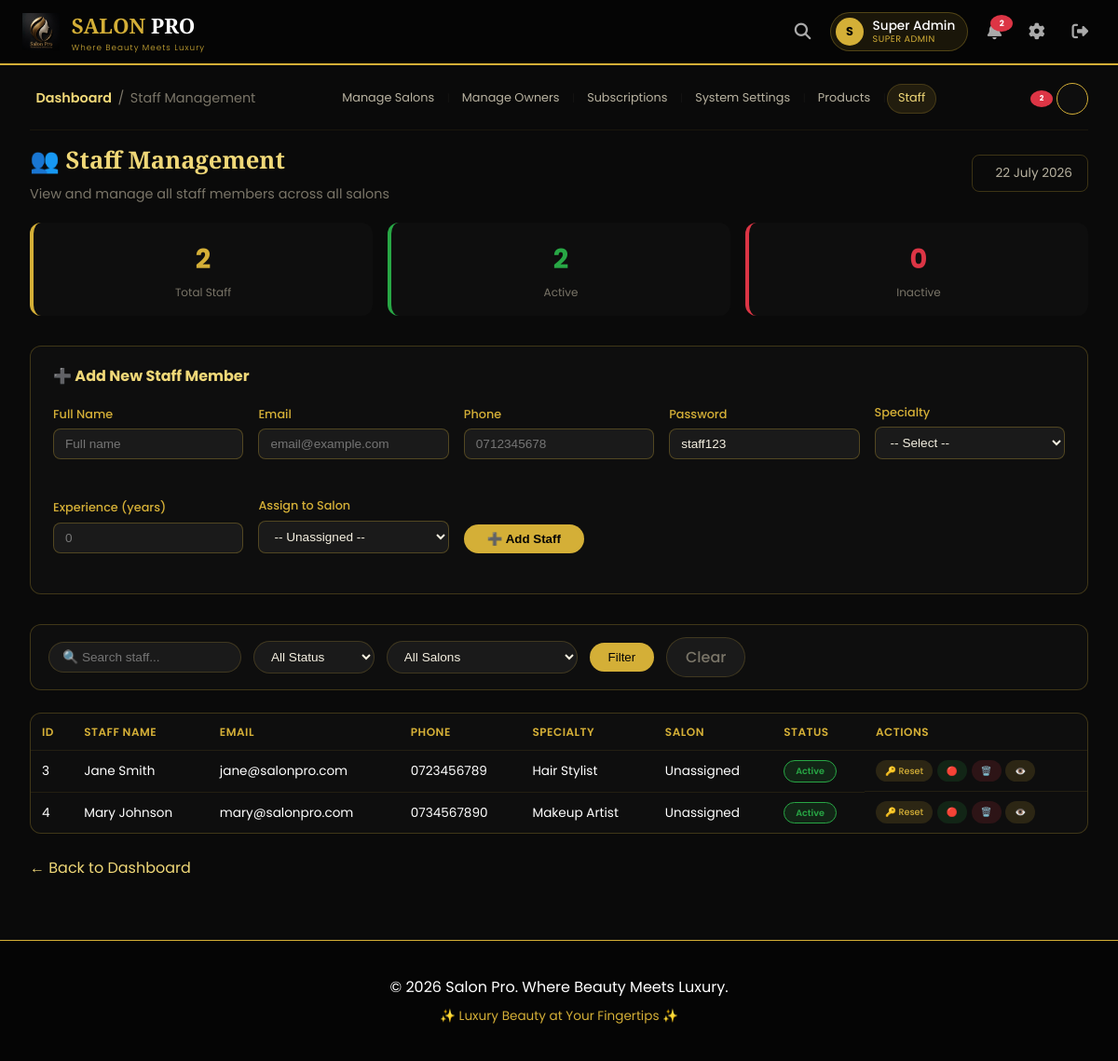
Screenshot of /super_admin/staff.php (signed in) with the database file from the repository.
### tables this page shows
CREATE TABLE IF NOT EXISTS staff_details (
    id INT AUTO_INCREMENT PRIMARY KEY,
    user_id INT NOT NULL,
    specialty VARCHAR(100),
    experience_years INT DEFAULT 0,
    bio TEXT,
    profile_image VARCHAR(255) DEFAULT 'default.jpg',
    FOREIGN KEY (user_id) REFERENCES users(id) ON DELETE CASCADE
);

CREATE TABLE IF NOT EXISTS users (
    id INT AUTO_INCREMENT PRIMARY KEY,
    full_name VARCHAR(100) NOT NULL,
    email VARCHAR(100) UNIQUE NOT NULL,
    phone VARCHAR(20) NOT NULL,
    password VARCHAR(255) NOT NULL,
    role ENUM('admin', 'staff', 'customer', 'super_admin') DEFAULT 'customer',
    is_active BOOLEAN DEFAULT TRUE,
    salon_id INT,
    created_at TIMESTAMP DEFAULT CURRENT_TIMESTAMP
);

### config/database.php (called while the page is built, shortened)
<?php
$db_host = 'localhost';
$db_user = 'root';
$db_pass = '';
$db_name = 'saloon_management_system';
$conn = mysqli_connect($db_host, $db_user, $db_pass, $db_name);
function getUnreadNotificationCount() {
    global $conn;
    $super_query = "SELECT id FROM users WHERE role = 'super_admin' LIMIT 1";
    $super_result = mysqli_query($conn, $super_query);
    $super = mysqli_fetch_assoc($super_result);
    $super_id = $super['id'];
    $query = "SELECT COUNT(*) as count FROM notifications WHERE user_id = $super_id AND is_read = 0";
    $result = mysqli_query($conn, $query);
    $data = mysqli_fetch_assoc($result);
    return $data['count'] ?? 0;
}
?>

### super_admin/staff.php (the view, shortened to what this page needs)
<?php
require_once '../config/database.php';
$search = isset($_GET['q']) ? mysqli_real_escape_string($conn, $_GET['q']) : '';
$query = "SELECT u.*, sd.specialty, sd.experience_years, s.salon_name
          FROM users u
          LEFT JOIN staff_details sd ON u.id = sd.user_id
          LEFT JOIN salons s ON u.salon_id = s.id
          WHERE u.role = 'staff'";
$query .= " ORDER BY u.full_name ASC";
$staff_result = mysqli_query($conn, $query);
$stats_query = "SELECT
    COUNT(*) as total,
    SUM(CASE WHEN is_active = 1 THEN 1 ELSE 0 END) as active,
    SUM(CASE WHEN is_active = 0 THEN 1 ELSE 0 END) as inactive
    FROM users WHERE role = 'staff'";
$stats_result = mysqli_query($conn, $stats_query);
$stats = mysqli_fetch_assoc($stats_result);
include '../includes/header.php';
?>
<div class="main-content">
    <div class="sticky-header">
        <div class="top-bar">
            <div class="top-bar-left">
                <div class="breadcrumb">
                    <span class="current">Dashboard</span>
                    <span class="sep">/</span>
                    <span class="sub">Staff Management</span>
                </div>
            </div>
            <div class="top-bar-center">
                <div class="quick-links">
                    <a href="salons.php" class="qlink"><i class="ti ti-building-store"></i> Manage Salons</a>
                    <span class="link-sep">|</span>
                    <a href="admins.php" class="qlink"><i class="ti ti-user-shield"></i> Manage Owners</a>
                    <span class="link-sep">|</span>
                    <a href="subscriptions.php" class="qlink"><i class="ti ti-crown"></i> Subscriptions</a>
                    <span class="link-sep">|</span>
                    <a href="settings.php" class="qlink"><i class="ti ti-settings"></i> System Settings</a>
                    <span class="link-sep">|</span>
                    <a href="products.php" class="qlink"><i class="ti ti-box"></i> Products</a>
                    <span class="link-sep">|</span>
                    <a href="staff.php" class="qlink active"><i class="ti ti-users"></i> Staff</a>
                </div>
            </div>
            <div class="top-bar-right">
                <a href="#" class="icon-btn" id="searchToggle" title="Search (Ctrl+K)">
                </a>
                <a href="notifications.php" class="icon-btn" title="Notifications">
                    <?php if ($unread_count > 0): ?>
                        <span class="badge"><?php echo min($unread_count, 99); ?></span>
                    <?php endif; ?>
                </a>
                <div class="topbar-avatar"><i class="ti ti-crown"></i></div>
            </div>
        </div>
    </div>
    <div class="welcome-row">
        <div class="welcome-left">
            <h1>👥 Staff Management</h1>
            <p class="subtitle">View and manage all staff members across all salons</p>
        </div>
        <div class="date-badge">
            <i class="ti ti-calendar"></i> <?php echo date('j F Y'); ?>
        </div>
    </div>
    <div class="stats-grid">
        <div class="stat-card">
            <div class="stat-number"><?php echo $stats['total'] ?? 0; ?></div>
            <div class="stat-label">Total Staff</div>
        </div>
        <div class="stat-card green">
            <div class="stat-number"><?php echo $stats['active'] ?? 0; ?></div>
            <div class="stat-label">Active</div>
        </div>
        <div class="stat-card red">
            <div class="stat-number"><?php echo $stats['inactive'] ?? 0; ?></div>
            <div class="stat-label">Inactive</div>
        </div>
    </div>
    <div class="add-form">
        <h3>➕ Add New Staff Member</h3>
        <form method="POST">
            <div class="form-row">
                <div class="form-group">
                    <label>Full Name</label>
                    <input type="text" name="full_name" placeholder="Full name" required>
                </div>
                <div class="form-group">
                    <label>Email</label>
                    <input type="email" name="email" placeholder="email@example.com" required>
                </div>
                <div class="form-group">
                    <label>Phone</label>
                    <input type="tel" name="phone" placeholder="0712345678" required>
                </div>
                <div class="form-group">
                    <label>Password</label>
                    <input type="text" name="password" placeholder="Default password" required value="staff123">
                </div>
                <div class="form-group">
                    <label>Specialty</label>
                    <select name="specialty">
                        <option value="">-- Select --</option>
                    </select>
                </div>
                <div class="form-group">
                    <label>Experience (years)</label>
                    <input type="number" name="experience_years" placeholder="0" min="0">
                </div>
                <div class="form-group">
                    <label>Assign to Salon</label>
                    <select name="salon_id">
                        <option value="">-- Unassigned --</option>
                    </select>
                </div>
                <div class="form-group">
                    <button type="submit" name="add_staff" class="btn-add">➕ Add Staff</button>
                </div>
            </div>
        </form>
    </div>
    <div class="filter-bar">
        <form method="GET" style="display: flex; gap: 0.8rem; flex: 1; flex-wrap: wrap; align-items: center;">
            <input type="text" name="q" placeholder="🔍 Search staff..." value="<?php echo htmlspecialchars($search); ?>">
            <select name="status">
                <option value="">All Status</option>
            </select>
            <select name="salon">
                <option value="0">All Salons</option>
            </select>
            <button type="submit" class="filter-btn">Filter</button>
            <a href="staff.php" class="clear-btn">Clear</a>
        </form>
    </div>
    <div class="table-wrapper">
        <table>
            <thead>
                <tr>
                    <th>ID</th>
                    <th>Staff Name</th>
                    <th>Email</th>
                    <th>Phone</th>
                    <th>Specialty</th>
                    <th>Salon</th>
                    <th>Status</th>
                    <th>Actions</th>
                </tr>
            </thead>
            <tbody>
                <?php if(mysqli_num_rows($staff_result) > 0): ?>
                    <?php while($staff = mysqli_fetch_assoc($staff_result)): ?>
                        <tr>
                            <td><?php echo $staff['id']; ?></td>
                            <td><?php echo htmlspecialchars($staff['full_name']); ?></td>
                            <td><?php echo htmlspecialchars($staff['email']); ?></td>
                            <td><?php echo htmlspecialchars($staff['phone']); ?></td>
                            <td><?php echo htmlspecialchars($staff['specialty'] ?? 'N/A'); ?></td>
                            <td><?php echo htmlspecialchars($staff['salon_name'] ?? 'Unassigned'); ?></td>
                            <td>
                                <span class="status-badge <?php echo $staff['is_active'] ? 'active' : 'inactive'; ?>">
                                    <?php echo $staff['is_active'] ? 'Active' : 'Inactive'; ?>
                                </span>
                            </td>
                            <td class="action-cell">
                                <a href="staff.php?reset=<?php echo $staff['id']; ?>" class="btn btn-reset" onclick="return confirm('Reset password for <?php echo htmlspecialchars($staff['full_name']); ?>?')">🔑 Reset</a>
                                <a href="staff.php?toggle=<?php echo $staff['id']; ?>" class="btn btn-toggle <?php echo !$staff['is_active'] ? 'inactive' : ''; ?>" onclick="return confirm('Toggle status for <?php echo htmlspecialchars($staff['full_name']); ?>?')">
                                    <?php echo $staff['is_active'] ? '🔴' : '🟢'; ?>
                                </a>
                                <a href="staff.php?delete=<?php echo $staff['id']; ?>" class="btn btn-delete" onclick="return confirm('Delete <?php echo htmlspecialchars($staff['full_name']); ?>? This cannot be undone.')">🗑️</a>
                                <a href="staff.php?view=<?php echo $staff['id']; ?>" class="btn btn-view">👁️</a>
                            </td>
                        </tr>
                    <?php endwhile; ?>
                <?php endif; ?>
            </tbody>
        </table>
    </div>
    <a href="dashboard.php" class="back-link">← Back to Dashboard</a>
</div>
<?php include '../includes/footer.php'; ?>

### assets/css/style.css (style rules this page uses)
:root { --bg-primary: #0B0B0B; --bg-secondary: #111111; --bg-card: #1A1A1A; --bg-panel: #0E0E0E; --bg-input: #1E1E1E; --emerald: #0F9D58; --emerald-light: #1ABC9C; --emerald-dark: #0B7A3E; --emerald-bg: rgba(15, 157, 88, 0.15); --emerald-border: rgba(15, 157, 88, 0.3); --gold: #D4AF37; --gold-light: #F0D878; --gold-dark: #A3831F; --gold-bg: rgba(212, 175, 55, 0.15); --gold-border: rgba(212, 175, 55, 0.3); --text-primary: #F5F5F5; --text-secondary: #B8B2A0; --text-muted: #7A7568; --success: #28A745; --danger: #E0554A; --warning: #E0A63C; --info: #4A90D9; --border-color: rgba(212, 175, 55, 0.2); --border-emerald: rgba(15, 157, 88, 0.3); --shadow-gold: 0 4px 20px rgba(212, 175, 55, 0.15); --shadow-emerald: 0 4px 20px rgba(15, 157, 88, 0.2); }
* { margin: 0; padding: 0; box-sizing: border-box; }
body { font-family: 'Poppins', 'Segoe UI', Tahoma, Geneva, Verdana, sans-serif; background: var(--bg-primary); color: var(--text-primary); line-height: 1.6; }
.btn { display: inline-block; padding: 10px 24px; border-radius: 50px; font-weight: 600; text-decoration: none; transition: all 0.3s; cursor: pointer; border: none; font-size: 0.95rem; }
.stat-card { background: var(--bg-card); border-radius: 15px; padding: 1.5rem; text-align: center; border-left: 4px solid var(--emerald); transition: all 0.3s; }
.stat-card .stat-number { font-size: 2.5rem; font-weight: bold; color: var(--emerald); }
.stat-card .stat-label { color: var(--text-muted); margin-top: 0.3rem; font-size: 0.85rem; }
.form-group { margin-bottom: 1.5rem; }
.form-group label { display: block; margin-bottom: 0.5rem; color: var(--gold); font-weight: 500; }
.table-wrapper { overflow-x: auto; background: var(--bg-card); border-radius: 15px; padding: 0; border: 1px solid rgba(212, 175, 55, 0.1); }
table { width: 100%; border-collapse: collapse; font-size: 0.9rem; }
th, td { padding: 12px 16px; text-align: left; border-bottom: 1px solid rgba(212, 175, 55, 0.08); }
th { color: var(--gold); font-weight: 600; }
tr:last-child td { border-bottom: none; }
.badge { display: inline-block; padding: 4px 12px; border-radius: 20px; font-size: 0.7rem; font-weight: 500; }

### includes/header.php (style rules this page uses)
* { margin: 0; padding: 0; box-sizing: border-box; }
body { font-family: 'Poppins', sans-serif; background: #0a0a0a; color: #ffffff; line-height: 1.6; }

### rows the page displays
staff_details: user "3", user.full_name "Jane Smith", user.email "jane@salonpro.com", user.phone "0723456789", specialty "Hair Stylist", salon_name "Unassigned"
staff_details: user "4", user.full_name "Mary Johnson", user.email "mary@salonpro.com", user.phone "0734567890", specialty "Makeup Artist", salon_name "Unassigned"

### other values shown
substr($user_name, 0, 1) "S"
$user_name "Super Admin"
str_replace('_', ' ', $user_role) "SUPER ADMIN"
min($unread_count, 99) "2"
$stats['total'] "2"
$stats['active'] "2"
$stats['inactive'] "0"
